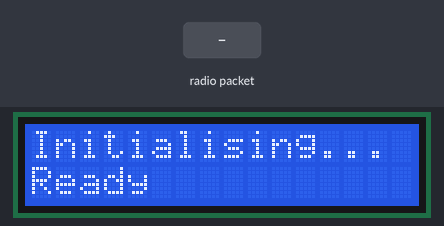
Simulated run of this sketch. Board: Arduino Uno, built with avr-gcc and run on an emulated ATmega328P. On the bench: 16×2 character LCD. Inputs (shaded band) come from the test bench. No radio packets arrive unless stated; what the sketch prints to the serial monitor is not drawn.

Above: at 1.2 s.
1.3 s: radio packet "1" arrives
At 2.5 s:
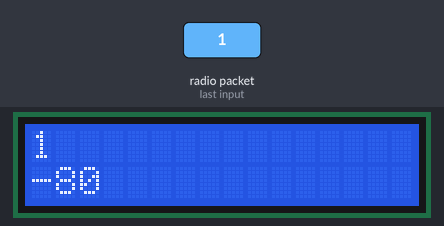
2.8 s: radio packet "0" arrives
At 3.8 s:
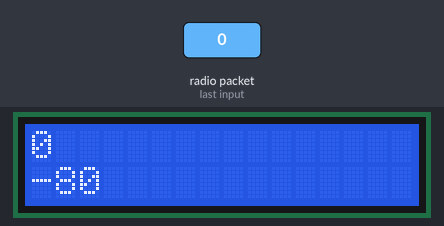
4.3 s: radio packet "2" arrives
At 4.9 s:
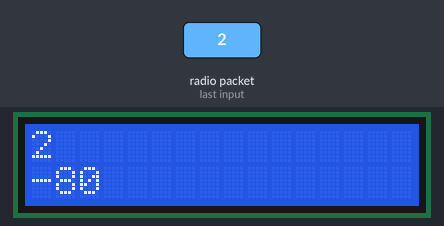
Timing chart, 0 to 7.3 s (numbered marks = the images above; inputs shaded):
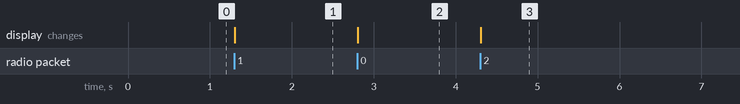

Measured:
- after the input at 1.3 s, the display: changes at once (image 1)
- after the input at 2.8 s, the display: changes at once (image 2)
- after the input at 4.3 s, the display: changes at once (image 3)

The sketch:

LCDRX.ino
```cpp
#include <LiquidCrystal.h>
#include <SPI.h>
#include <LoRa.h>

/*

  The circuit:
 * LCD RS pin to digital pin 4
 * LCD Enable pin to digital pin 5
 * LCD D4 pin to digital pin 3
 * LCD D5 pin to digital pin 2
 * LCD D6 pin to digital pin 1
 * LCD D7 pin to digital pin 0
 * LCD R/W pin to ground
 * 10K resistor:
 * ends to +5V and ground
 * wiper to LCD VO pin

*/

// include the library code:
#include <LiquidCrystal.h>

// initialize the library by associating any needed LCD interface pin
// with the arduino pin number it is connected to
const int rs = 4, en = 5, d4 = 3, d5 = 2, d6 = 1, d7 = 0;
LiquidCrystal lcd(rs, en, d4, d5, d6, d7);

void setup() {
  // set up the LCD's number of columns and rows:
  lcd.begin(16, 2);
  lcd.setCursor(0,0);
  lcd.print("Initialising...");
  // initialize the serial communications:
  Serial.begin(9600);
  Serial.println("LoRa RX");
  if (!LoRa.begin(915E6)) {
    Serial.println("Starting LoRa failed!");
    while (1);
  }
  lcd.setCursor(0,1);
  lcd.print("Ready");
}

void loop() {
  int packetSize = LoRa.parsePacket();
  if(packetSize) {
    lcd.clear();
    lcd.setCursor(0,0);

    while (LoRa.available()) {
      lcd.print((char)LoRa.read());
    }

    lcd.setCursor(0,1);
    lcd.print(LoRa.packetRssi());
  }
}
```
